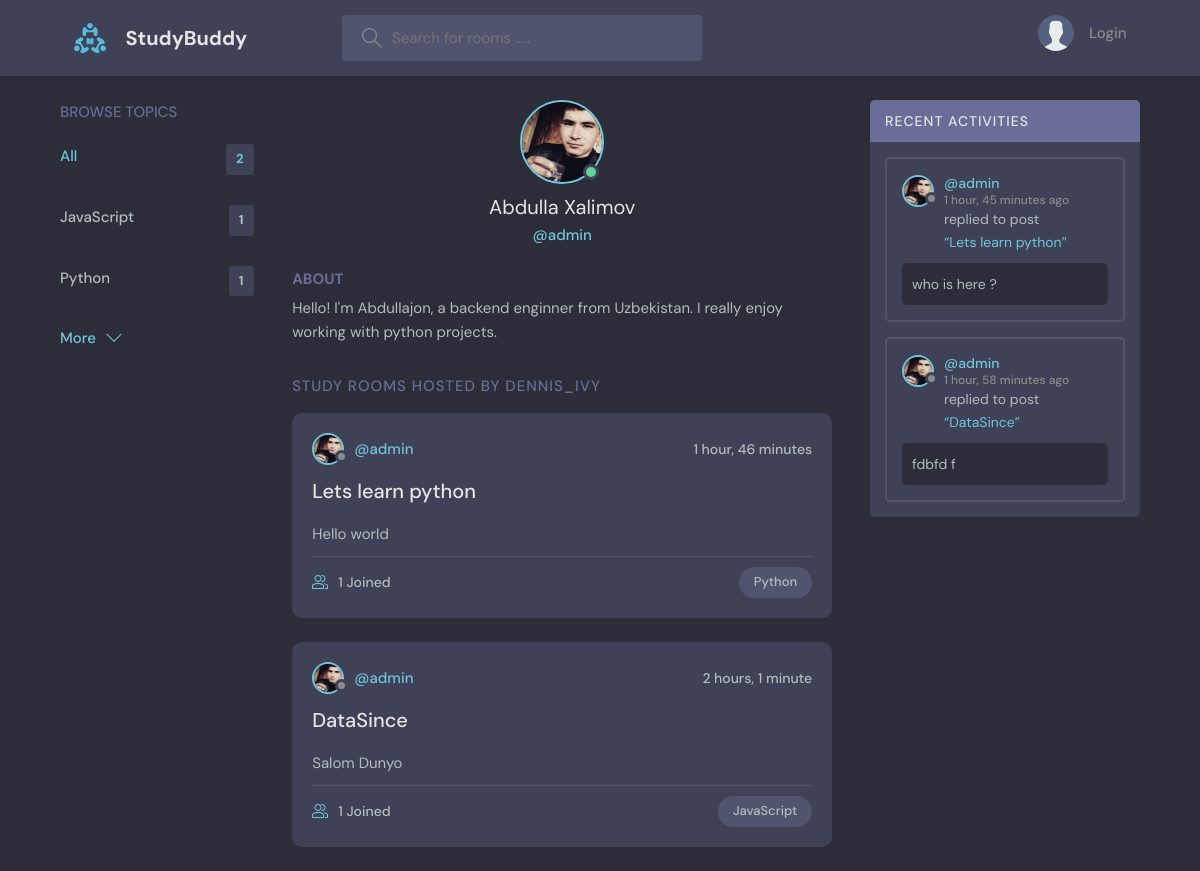
The app's page /profile/1/, older data.
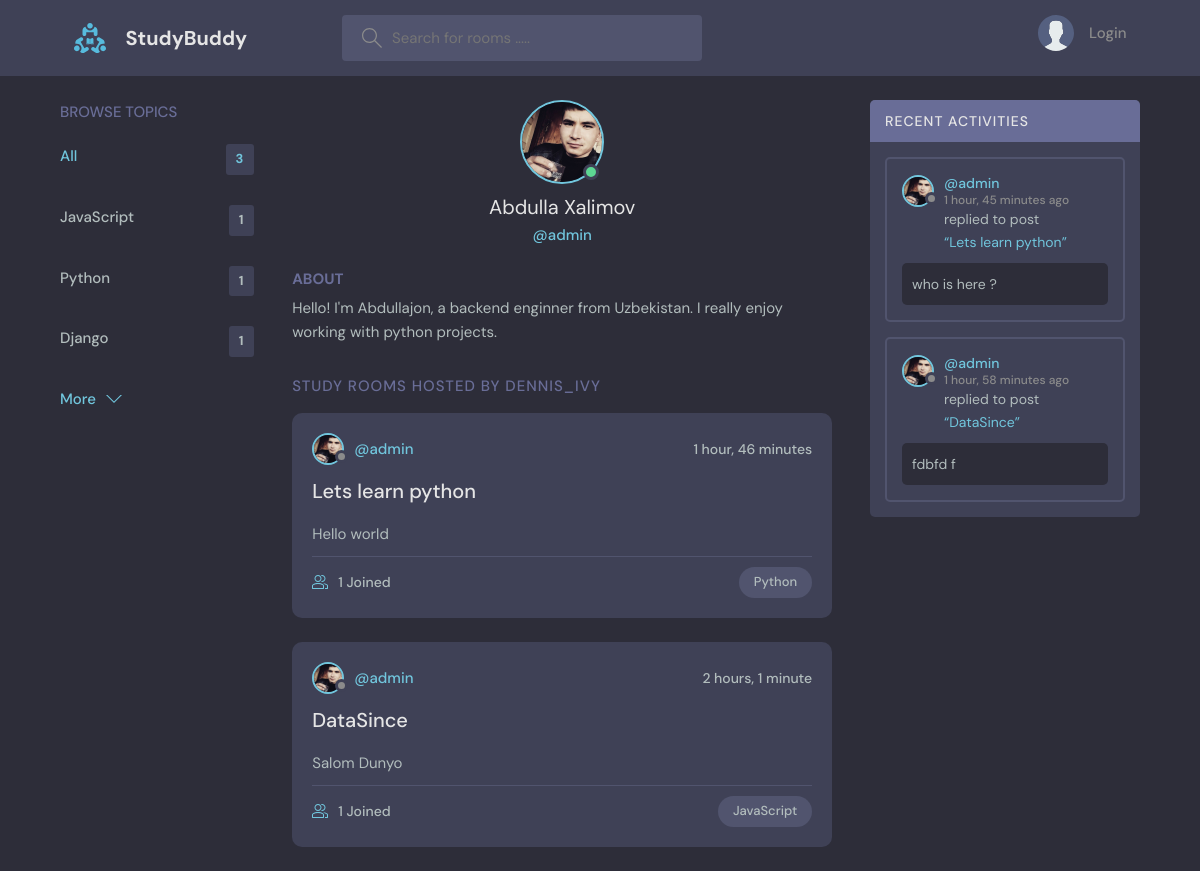
The same page, newer data.
### base/models.py (models this page shows)
class Topic(models.Model):
    name = models.CharField(max_length=200)
    def __str__(self) -> str:
        return self.name

class User(AbstractUser):
    name = models.CharField(max_length=200, null=True)
    email = models.EmailField(unique=True)
    bio = models.TextField(null=True)
    avator = models.ImageField(null=True, default='avatar.svg')
    USERNAME_FIELD = 'username'
    REQUIRED_FIELDS = []

class Room(models.Model):
    host = models.ForeignKey(User, on_delete=models.SET_NULL, null=True)
    topic = models.ForeignKey(Topic, on_delete=models.SET_NULL, null=True)
    participants = models.ManyToManyField(User, related_name='participants', blank=True)
    name = models.CharField(max_length=200)
    description = models.TextField()
    updated = models.DateTimeField(auto_now=True)
    created = models.DateTimeField(auto_now_add=True)
    class Meta:
        ordering = ['-updated', '-created']
    def __str__(self) -> str:
        return self.name

class Message(models.Model):
    user = models.ForeignKey(User, on_delete=models.CASCADE)
    room = models.ForeignKey(Room, on_delete=models.CASCADE)
    body = models.TextField()
    updated = models.DateTimeField(auto_now=True)
    date = models.DateTimeField(auto_now_add=True)
    class Meta:
        ordering = ['-updated', '-date']
    def __str__(self):
        return self.body[0:20]

### base/views.py (the view)
# urls.py: path("profile/<str:pk>/", views.profile, name="profile"),
def profile(request, pk):
    user = User.objects.get(id=pk)
    rooms = user.room_set.all()
    room_messages = user.message_set.all()
    topics = Topic.objects.all()
    count_topics = topics.count()
    context = {'user': user, 'rooms': rooms, 'room_messages': room_messages,
               'topics': topics, 'count_topics': count_topics, }
    return render(request, 'profile.html', context)

### base/templates/profile.html (shortened to what this page needs)
{% extends 'main.html' %}
{% load static %}
{% block content %}
    <main class="profile-page layout layout--3">
        <div class="container">
          {% include 'topics_component.html' %}
          <div class="roomList">
            <div class="profile">
              <div class="profile__avatar">
                <div class="avatar avatar--large active">
                  <img src="{{user.avator.url}}" />
                </div>
              </div>
              <div class="profile__info">
                <h3>{{user.name}}</h3>
                <p>@{{user.username}}</p>
              </div>
              <div class="profile__about">
                <h3>About</h3>
                <p>
                  {{user.bio}}
                </p>
              </div>
            </div>
            <div class="roomList__header">
              <div>
                <h2>Study Rooms Hosted by dennis_ivy</a>
                </h2>
              </div>
            </div>
            {% include 'feed_component.html' %}
          </div>
          {% include 'activity_component.html' %}
        </div>
      </main>
{% endblock %}

### templates/main.html (shortened to what this page needs)
<!DOCTYPE html>
{% load static %}
<html lang="en">
<head>
    <link rel="stylesheet" href="{% static 'styles/style.css' %}" />
</head>
<body>
    {% include 'navbar.html' %}
    {% block content %}
    {% endblock %}
</body>
</html>

### templates/navbar.html (shortened to what this page needs)
{% load static %}
<header class="header header--loggedIn">
   <div class="container">
      <a href="{% url 'home' %}" class="header__logo">
         <img src="{% static 'assets/logo.svg' %}" />
         <h1>StudyBuddy</h1>
      </a>
      <form class="header__search" method="GET" action="{% url 'home' %}">
         <label>
            <input type="text" name="q" id="" placeholder="Search for rooms .....">
         </label>
      </form>
      <nav class="header__menu">
         {% if request.user.is_authenticated %}
            <div class="header__user">
               <a href="{% url 'profile' request.user.id %}">
                  <div class="avatar avatar--medium active">
                     <img src="{{request.user.avator.url}}" />
                  </div>
                  <p>{{request.user.username.title}} <span>@{{request.user.username}}</span></p>
               </a>
               <button class="dropdown-button">
                  <svg version="1.1" xmlns="http://www.w3.org/2000/svg" width="32" height="32" viewBox="0 0 32 32">
                     <title>chevron-down</title>
                     <path d="M16 21l-13-13h-3l16 16 16-16h-3l-13 13z"></path>
                  </svg>
               </button>
            </div>
            <div class="dropdown-menu">
               <a href="{% url 'update_user' %}" class="dropdown-link">
                  <svg version="1.1" xmlns="http://www.w3.org/2000/svg"
                     width="32" height="32" viewBox="0 0 32 32">
                     <title>tools</title>
                     <path
                        d="M27.465 32c-1.211 0-2.35-0.471-3.207-1.328l-9.392-9.391c-2.369 0.898-4.898 0.951-7.355 0.15-3.274-1.074-5.869-3.67-6.943-6.942-0.879-2.682-0.734-5.45 0.419-8.004 0.135-0.299 0.408-0.512 0.731-0.572 0.32-0.051 0.654 0.045 0.887 0.277l5.394 5.395 3.586-3.586-5.394-5.395c-0.232-0.232-0.336-0.564-0.276-0.887s0.272-0.596 0.572-0.732c2.552-1.152 5.318-1.295 8.001-0.418 3.274 1.074 5.869 3.67 6.943 6.942 0.806 2.457 0.752 4.987-0.15 7.358l9.392 9.391c0.844 0.842 1.328 2.012 1.328 3.207-0 2.5-2.034 4.535-4.535 4.535zM15.101 19.102c0.26 0 0.516 0.102 0.707 0.293l9.864 9.863c0.479 0.479 1.116 0.742 1.793 0.742 1.398 0 2.535-1.137 2.535-2.535 0-0.668-0.27-1.322-0.742-1.793l-9.864-9.863c-0.294-0.295-0.376-0.74-0.204-1.119 0.943-2.090 1.061-4.357 0.341-6.555-0.863-2.631-3.034-4.801-5.665-5.666-1.713-0.561-3.468-0.609-5.145-0.164l4.986 4.988c0.391 0.391 0.391 1.023 0 1.414l-5 5c-0.188 0.188-0.441 0.293-0.707 0.293s-0.52-0.105-0.707-0.293l-4.987-4.988c-0.45 1.682-0.397 3.436 0.164 5.146 0.863 2.631 3.034 4.801 5.665 5.666 2.2 0.721 4.466 0.604 6.555-0.342 0.132-0.059 0.271-0.088 0.411-0.088z">
                     </path>
                  </svg>
                  Settings</a>
               <a href="{% url 'logout' %}" class="dropdown-link">
                  <svg version="1.1" xmlns="http://www.w3.org/2000/svg"
                     width="32" height="32" viewBox="0 0 32 32">
                     <title>sign-out</title>
                     <path
                        d="M3 0h22c0.553 0 1 0 1 0.553l-0 3.447h-2v-2h-20v28h20v-2h2l0 3.447c0 0.553-0.447 0.553-1 0.553h-22c-0.553 0-1-0.447-1-1v-30c0-0.553 0.447-1 1-1z">
                     </path>
                     <path
                        d="M21.879 21.293l1.414 1.414 6.707-6.707-6.707-6.707-1.414 1.414 4.293 4.293h-14.172v2h14.172l-4.293 4.293z">
                     </path>
                  </svg>
                  Logout
               </a>
            </div>
         {% else %}
            <a href="{% url 'login' %}">
               <img src="/static/assets/avatar.svg" />
               <p>Login</p>
            </a>
         {% endif %}
      </nav>
   </div>
</header>

### base/templates/topics_component.html
<div class="topics">
  <div class="topics__header">
    <h2>Browse Topics</h2>
  </div>
  <ul class="topics__list">
    <li>
      <a href="/" class="active">All <span>{{count_topics}}</span></a>
    </li>
    {% for topic in topics %}
    <li>
      <a href="{% url 'home' %}?q={{topic.name}}">{{topic.name}} <span>{{topic.room_set.all.count}} </span> </a>
    </li>
    {% endfor %}
  </ul>
  <a class="btn btn--link" href="{% url 'topics_page' %}">
    More
    <svg
      version="1.1"
      xmlns="http://www.w3.org/2000/svg"
      width="32"
      height="32"
      viewBox="0 0 32 32"
    >
      <title>chevron-down</title>
      <path d="M16 21l-13-13h-3l16 16 16-16h-3l-13 13z"></path>
    </svg>
  </a>
</div>

### base/templates/feed_component.html (shortened to what this page needs)
    {% for room in rooms %}
    <div class="roomListRoom">
      <div class="roomListRoom__header">
        <a href="{% url 'profile' room.host.id %}" class="roomListRoom__author">
          <div class="avatar avatar--small">
            <img src="{{room.host.avator.url}}" />
          </div>
          <span>@{{room.host.username}}</span>
        </a>
        <div class="roomListRoom__actions">
          <span>{{room.created|timesince}}</span>
        </div>
      </div>
      <div class="roomListRoom__content">
        <a href="{% url 'room' room.id %}">{{room.name}}</a>
        <p>
          {{room.description}}
        </p>
      </div>
      <div class="roomListRoom__meta">
        <a href="{% url 'room' room.id %}" class="roomListRoom__joined">
          {{ room.participants.all.count }} Joined
        </a>
        <p class="roomListRoom__topic">{{room.topic}}</p>
      </div>
    </div>
    {% endfor %}

### base/templates/activity_component.html (shortened to what this page needs)
<div class="activities">
  <div class="activities__header">
    <h2>Recent Activities</h2>
  </div>
  {% for message in room_messages %}
    <div class="activities__box">
      <div class="activities__boxHeader roomListRoom__header">
        <a href="{% url 'profile' message.user.id %}" class="roomListRoom__author">
          <div class="avatar avatar--small">
            <img src="{{message.user.avator.url}}" />
          </div>
          <p>
            @{{message.user}}
            <span>{{message.date|timesince}} ago</span>
          </p>
        </a>
      </div>
      <div class="activities__boxContent">
        <p>
          replied to post
          <a href="{% url 'room' message.room.id %}">“{{message.room}}”
          </a>
        </p>
        <div class="activities__boxRoomContent">
          {{message}}
        </div>
      </div>
    </div>
  {% endfor %}
</div>

Row changes from the older to the newer data that the page shows:
added Topic: name "Django", room_set.all.count "1"
Text that changed along with them:
{{ count_topics }}: "2" → "3"
